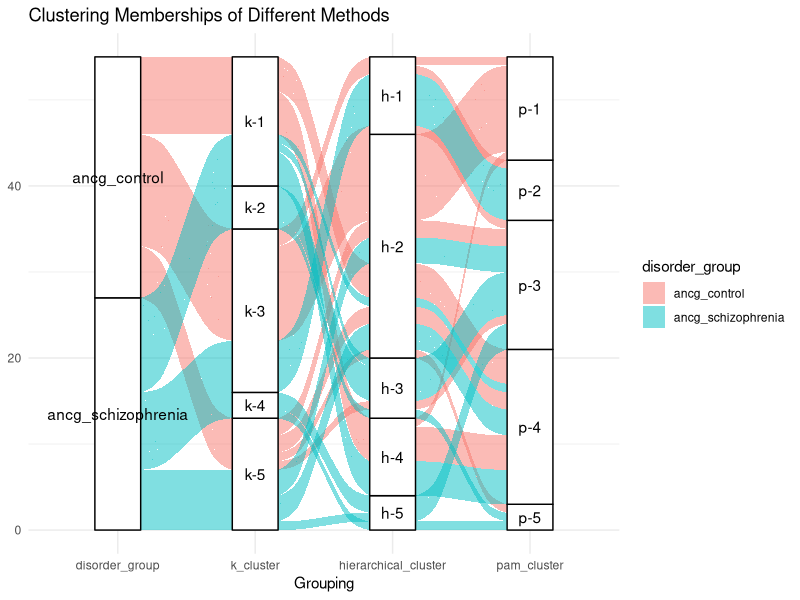

R code for this plot:
# install.packages("ggalluvial")

library(ggalluvial)
library(dplyr)

# Load in cluster data
clustering_results <- readr::read_tsv("./results/clustering/all-cluster-results.tsv")

clustering_results$k_cluster <- paste("k-", clustering_results$k_cluster, sep = "")
clustering_results$hierarchical_cluster <- paste("h-", clustering_results$hierarchical_cluster, sep = "")
clustering_results$pam_cluster <- paste("p-", clustering_results$pam_cluster, sep = "")

# Create alluvial plot
ggplot(data = clustering_results,
    aes(axis1 = disorder_group, axis2 = k_cluster, axis3 = hierarchical_cluster, axis4 = pam_cluster)) +
    scale_x_discrete(limits = c("disorder_group", "k_cluster", "hierarchical_cluster", "pam_cluster"), expand = c(.2, .05)) + 
    xlab("Grouping") +
    geom_alluvium(aes(fill = disorder_group)) +
    geom_stratum() +
    geom_text(stat = "stratum", aes(label = after_stat(stratum))) + 
    theme_minimal() + 
    ggtitle("Clustering Memberships of Different Methods")